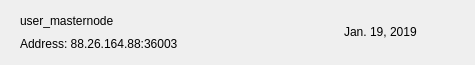
<?xml version="1.0" encoding="UTF-8"?>
<ui version="4.0">
 <class>MNRow</class>
 <widget class="QWidget" name="MNRow">
  <property name="geometry">
   <rect>
    <x>0</x>
    <y>0</y>
    <width>475</width>
    <height>65</height>
   </rect>
  </property>
  <property name="windowTitle">
   <string>Form</string>
  </property>
  <property name="styleSheet">
   <string notr="true"/>
  </property>
  <layout class="QVBoxLayout" name="verticalLayout_2">
   <property name="spacing">
    <number>0</number>
   </property>
   <property name="leftMargin">
    <number>20</number>
   </property>
   <property name="topMargin">
    <number>0</number>
   </property>
   <property name="rightMargin">
    <number>20</number>
   </property>
   <property name="bottomMargin">
    <number>0</number>
   </property>
   <item>
    <widget class="QFrame" name="frame_2">
     <property name="styleSheet">
      <string notr="true">border:none;</string>
     </property>
     <property name="frameShape">
      <enum>QFrame::StyledPanel</enum>
     </property>
     <property name="frameShadow">
      <enum>QFrame::Raised</enum>
     </property>
     <layout class="QHBoxLayout" name="horizontalLayout">
      <property name="leftMargin">
       <number>0</number>
      </property>
      <property name="rightMargin">
       <number>0</number>
      </property>
      <item>
       <widget class="QFrame" name="frame">
        <property name="styleSheet">
         <string notr="true">border:none;padding:0px;</string>
        </property>
        <property name="frameShape">
         <enum>QFrame::StyledPanel</enum>
        </property>
        <property name="frameShadow">
         <enum>QFrame::Raised</enum>
        </property>
        <layout class="QVBoxLayout" name="verticalLayout">
         <property name="spacing">
          <number>0</number>
         </property>
         <property name="leftMargin">
          <number>0</number>
         </property>
         <property name="topMargin">
          <number>0</number>
         </property>
         <property name="rightMargin">
          <number>0</number>
         </property>
         <property name="bottomMargin">
          <number>0</number>
         </property>
         <item>
          <widget class="QLabel" name="labelName">
           <property name="text">
            <string>user_masternode</string>
           </property>
          </widget>
         </item>
         <item>
          <widget class="QLabel" name="labelAddress">
           <property name="text">
            <string>Address: 88.26.164.88:36003</string>
           </property>
          </widget>
         </item>
        </layout>
       </widget>
      </item>
      <item>
       <spacer name="horizontalSpacer">
        <property name="orientation">
         <enum>Qt::Horizontal</enum>
        </property>
        <property name="sizeHint" stdset="0">
         <size>
          <width>40</width>
          <height>20</height>
         </size>
        </property>
       </spacer>
      </item>
      <item>
       <widget class="QLabel" name="labelDate">
        <property name="text">
         <string>Jan. 19, 2019</string>
        </property>
       </widget>
      </item>
      <item>
       <widget class="QPushButton" name="pushButtonMenu">
        <property name="focusPolicy">
         <enum>Qt::NoFocus</enum>
        </property>
        <property name="styleSheet">
         <string notr="true">border:none; background-color:transparent; padding:0px;</string>
        </property>
        <property name="text">
         <string/>
        </property>
        <property name="icon">
         <iconset>
          <normaloff>:/ic-menu-hover</normaloff>:/ic-menu-hover</iconset>
        </property>
        <property name="iconSize">
         <size>
          <width>24</width>
          <height>24</height>
         </size>
        </property>
       </widget>
      </item>
     </layout>
    </widget>
   </item>
   <item>
    <widget class="QLabel" name="lblDivisory">
     <property name="minimumSize">
      <size>
       <width>0</width>
       <height>1</height>
      </size>
     </property>
     <property name="maximumSize">
      <size>
       <width>16777215</width>
       <height>1</height>
      </size>
     </property>
     <property name="text">
      <string/>
     </property>
     <property name="alignment">
      <set>Qt::AlignBottom|Qt::AlignLeading|Qt::AlignLeft</set>
     </property>
    </widget>
   </item>
  </layout>
 </widget>
 <resources/>
 <connections/>
</ui>
